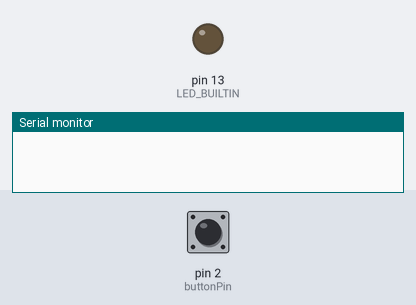
Bench run of a sketch on a simulated Arduino Uno, built with avr-gcc and run on an emulated ATmega328P. Parts: output pins drawn as LEDs (lit = HIGH), the last lines printed to the serial monitor. Dashed ring = blinking. The test bench sets the inputs (shaded band); at power-on: pin 2 (buttonPin) LOW.

Above: at 0.1 s.
At 1.2 s:
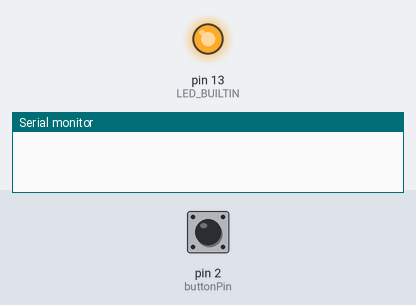
1.3 s: pin 2 (buttonPin) pulled HIGH for 0.15 s
At 1.52 s:
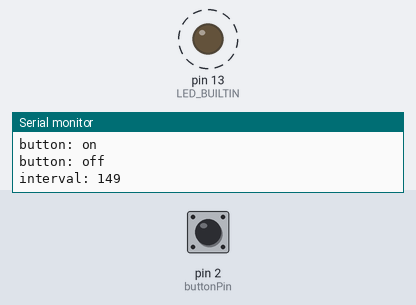
Timing chart, 0 to 10.3 s (numbered marks = the images above; inputs shaded):
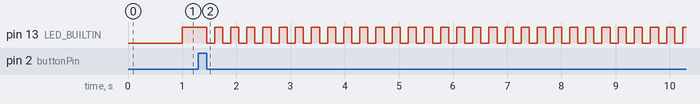

Measured:
- after the input at 1.3 s, pin 13 (LED_BUILTIN): alternates HIGH for 0.15 s and LOW for 0.15 s, starting after 0.15 s

The sketch:

dynamic_blink.ino
```cpp
const int buttonPin = 2;
const unsigned long debounceDelay = 100;

unsigned long lastBlinkMillis = 0;
unsigned long interval = 1000;
int ledState = LOW;

int lastButtonState = LOW;
unsigned long debounceTime = 0;

void setup() {
  Serial.begin(9600);
  pinMode(LED_BUILTIN, OUTPUT);
  digitalWrite(LED_BUILTIN, LOW);
  pinMode(buttonPin, INPUT);
}

void loop() {
  unsigned long currentMillis = millis();

  // Detect interval with buttonPin
  int buttonState = digitalRead(buttonPin);
  if (lastButtonState != buttonState) {
    if (buttonState == HIGH) {
      Serial.println("button: on");
      debounceTime = currentMillis;
    } else {
      Serial.println("button: off");
      if ((currentMillis - debounceTime) >= debounceDelay) {
        interval = currentMillis - debounceTime;
        printInterval(interval);
      }
    }
    lastButtonState = buttonState;
  }

  // Blink without blocking
  if (currentMillis - lastBlinkMillis >= interval) {
    lastBlinkMillis = currentMillis;
    if (ledState == LOW) {
      ledState = HIGH;
    } else {
      ledState = LOW;
    }
    digitalWrite(LED_BUILTIN, ledState);
  }
}

void printInterval(unsigned long ul) {
  Serial.print("interval: ");
  Serial.println(ul, DEC);
}
```
